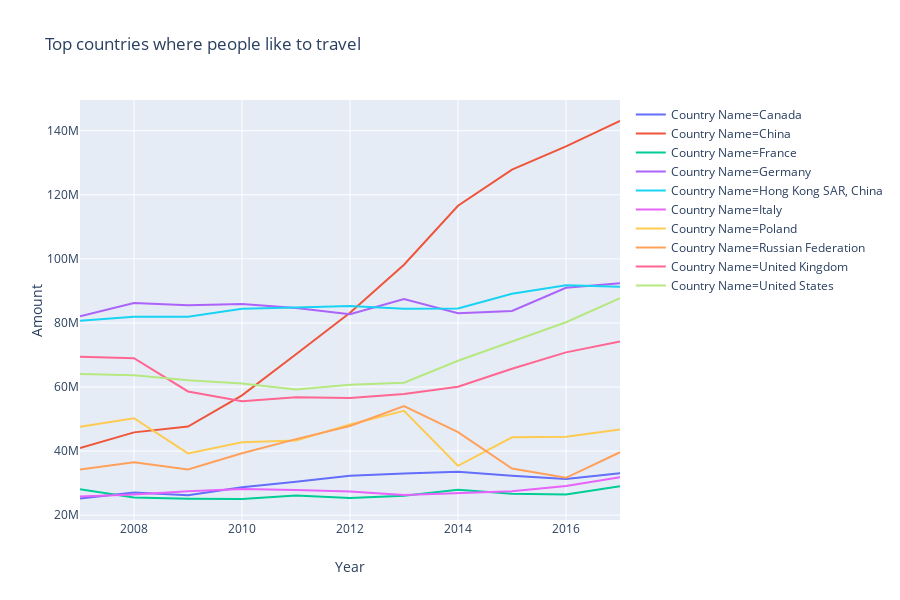

The notebook cell saved with this chart:
### Code cell
#make the line plot for top outbound countries
outbound_top = px.line(top_outbound_data,
                       #x axis column
                       x="Year",
                       #y axis column
                       y="Amount", 
                       color="Country Name", 
                       line_group="Country Name", 
                       hover_name="Country Name",
                       #line type
                       line_shape="linear",
                       title="Top countries where people like to travel")
outbound_top
#plotly.offline.plot(outbound_top, filename="outbound_top")

### Figure 1 — Plotly figure (JSON) as saved in the notebook; plotly's stock layout.template omitted (floating-point values rounded to 4 significant figures)
{"data": [{"hoverlabel": {"namelength": 0}, "hovertemplate": "<b>%{hovertext}</b><br><br>Country Name=Canada<br>Year=%{x}<br>Amount=%{y}", "hovertext": ["Canada", "Canada", "Canada", "Canada", "Canada", "Canada", "Canada", "Canada", "Canada", "Canada", "Canada"], "legendgroup": "Country Name=Canada", "line": {"color": "#636efa", "dash": "solid", "shape": "linear"}, "mode": "lines", "name": "Country Name=Canada", "showlegend": true, "type": "scatter", "uid": "37c2d7bc-7d44-4389-b607-48db0100cdbb", "x": ["2007", "2008", "2009", "2010", "2011", "2012", "2013", "2014", "2015", "2016", "2017"], "xaxis": "x", "y": [25163000, 27034000, 26204000, 28680000, 30450000, 32276000, 32971000, 33518000, 32267000, 31278000, 33060000], "yaxis": "y"}, {"hoverlabel": {"namelength": 0}, "hovertemplate": "<b>%{hovertext}</b><br><br>Country Name=China<br>Year=%{x}<br>Amount=%{y}", "hovertext": ["China", "China", "China", "China", "China", "China", "China", "China", "China", "China", "China"], "legendgroup": "Country Name=China", "line": {"color": "#EF553B", "dash": "solid", "shape": "linear"}, "mode": "lines", "name": "Country Name=China", "showlegend": true, "type": "scatter", "uid": "ebd91645-d42d-4ad6-9b3b-3f91dea9f75c", "x": ["2007", "2008", "2009", "2010", "2011", "2012", "2013", "2014", "2015", "2016", "2017"], "xaxis": "x", "y": [40954000, 45844000, 47656000, 57386000, 70250000, 83182000, 98185000, 116593000, 127860000, 135130000, 143035000], "yaxis": "y"}, {"hoverlabel": {"namelength": 0}, "hovertemplate": "<b>%{hovertext}</b><br><br>Country Name=France<br>Year=%{x}<br>Amount=%{y}", "hovertext": ["France", "France", "France", "France", "France", "France", "France", "France", "France", "France", "France"], "legendgroup": "Country Name=France", "line": {"color": "#00cc96", "dash": "solid", "shape": "linear"}, "mode": "lines", "name": "Country Name=France", "showlegend": true, "type": "scatter", "uid": "65c53972-3c84-4712-ade6-213111a4bc27", "x": ["2007", "2008", "2009", "2010", "2011", "2012", "2013", "2014", "2015", "2016", "2017"], "xaxis": "x", "y": [28103000, 25506000, 25140000, 25041000, 26155000, 25317000, 26062000, 27919000, 26648000, 26483000, 29055000], "yaxis": "y"}, {"hoverlabel": {"namelength": 0}, "hovertemplate": "<b>%{hovertext}</b><br><br>Country Name=Germany<br>Year=%{x}<br>Amount=%{y}", "hovertext": ["Germany", "Germany", "Germany", "Germany", "Germany", "Germany", "Germany", "Germany", "Germany", "Germany", "Germany"], "legendgroup": "Country Name=Germany", "line": {"color": "#ab63fa", "dash": "solid", "shape": "linear"}, "mode": "lines", "name": "Country Name=Germany", "showlegend": true, "type": "scatter", "uid": "44d4adf7-d025-48bb-a25a-260a7ae95313", "x": ["2007", "2008", "2009", "2010", "2011", "2012", "2013", "2014", "2015", "2016", "2017"], "xaxis": "x", "y": [82099000, 86201000, 85547000, 85872000, 84692000, 82729000, 87459000, 83008000, 83737000, 90966000, 92402000], "yaxis": "y"}, {"hoverlabel": {"namelength": 0}, "hovertemplate": "<b>%{hovertext}</b><br><br>Country Name=Hong Kong SAR, China<br>Year=%{x}<br>Amount=%{y}", "hovertext": ["Hong Kong SAR, China", "Hong Kong SAR, China", "Hong Kong SAR, China", "Hong Kong SAR, China", "Hong Kong SAR, China", "Hong Kong SAR, China", "Hong Kong SAR, China", "Hong Kong SAR, China", "Hong Kong SAR, China", "Hong Kong SAR, China", "Hong Kong SAR, China"], "legendgroup": "Country Name=Hong Kong SAR, China", "line": {"color": "#19d3f3", "dash": "solid", "shape": "linear"}, "mode": "lines", "name": "Country Name=Hong Kong SAR, China", "showlegend": true, "type": "scatter", "uid": "df97b621-81d0-48d6-a27f-097ccba397df", "x": ["2007", "2008", "2009", "2010", "2011", "2012", "2013", "2014", "2015", "2016", "2017"], "xaxis": "x", "y": [80682000, 81911000, 81958000, 84442000, 84816000, 85276000, 84414000, 84519000, 89082000, 91758000, 91304000], "yaxis": "y"}, {"hoverlabel": {"namelength": 0}, "hovertemplate": "<b>%{hovertext}</b><br><br>Country Name=Italy<br>Year=%{x}<br>Amount=%{y}", "hovertext": ["Italy", "Italy", "Italy", "Italy", "Italy", "Italy", "Italy", "Italy", "Italy", "Italy", "Italy"], "legendgroup": "Country Name=Italy", "line": {"color": "#e763fa", "dash": "solid", "shape": "linear"}, "mode": "lines", "name": "Country Name=Italy", "showlegend": true, "type": "scatter", "uid": "c08c72c4-ab56-42f5-889c-e6984d2bdbd2", "x": ["2007", "2008", "2009", "2010", "2011", "2012", "2013", "2014", "2015", "2016", "2017"], "xaxis": "x", "y": [25789000, 26464000, 27490000, 28188000, 27831000, 27376000, 26305000, 26862000, 27494000, 29067000, 31805000], "yaxis": "y"}, {"hoverlabel": {"namelength": 0}, "hovertemplate": "<b>%{hovertext}</b><br><br>Country Name=Poland<br>Year=%{x}<br>Amount=%{y}", "hovertext": ["Poland", "Poland", "Poland", "Poland", "Poland", "Poland", "Poland", "Poland", "Poland", "Poland", "Poland"], "legendgroup": "Country Name=Poland", "line": {"color": "#fecb52", "dash": "solid", "shape": "linear"}, "mode": "lines", "name": "Country Name=Poland", "showlegend": true, "type": "scatter", "uid": "7138b72e-ab52-4932-a019-2c06c9748b09", "x": ["2007", "2008", "2009", "2010", "2011", "2012", "2013", "2014", "2015", "2016", "2017"], "xaxis": "x", "y": [47561000, 50243000, 39270000, 42760000, 43270000, 48290000, 52580000, 35400000, 44300000, 44500000, 46700000], "yaxis": "y"}, {"hoverlabel": {"namelength": 0}, "hovertemplate": "<b>%{hovertext}</b><br><br>Country Name=Russian Federation<br>Year=%{x}<br>Amount=%{y}", "hovertext": ["Russian Federation", "Russian Federation", "Russian Federation", "Russian Federation", "Russian Federation", "Russian Federation", "Russian Federation", "Russian Federation", "Russian Federation", "Russian Federation", "Russian Federation"], "legendgroup": "Country Name=Russian Federation", "line": {"color": "#ffa15a", "dash": "solid", "shape": "linear"}, "mode": "lines", "name": "Country Name=Russian Federation", "showlegend": true, "type": "scatter", "uid": "e74f507a-d91b-4feb-9478-ea5686d38e06", "x": ["2007", "2008", "2009", "2010", "2011", "2012", "2013", "2014", "2015", "2016", "2017"], "xaxis": "x", "y": [34285000, 36538000, 34276000, 39323000, 43726000, 47813000, 54069000, 45889000, 34550000, 31659000, 39629000], "yaxis": "y"}, {"hoverlabel": {"namelength": 0}, "hovertemplate": "<b>%{hovertext}</b><br><br>Country Name=United Kingdom<br>Year=%{x}<br>Amount=%{y}", "hovertext": ["United Kingdom", "United Kingdom", "United Kingdom", "United Kingdom", "United Kingdom", "United Kingdom", "United Kingdom", "United Kingdom", "United Kingdom", "United Kingdom", "United Kingdom"], "legendgroup": "Country Name=United Kingdom", "line": {"color": "#ff6692", "dash": "solid", "shape": "linear"}, "mode": "lines", "name": "Country Name=United Kingdom", "showlegend": true, "type": "scatter", "uid": "d1a9a171-f799-480d-8ef7-b6f8fa8f8c76", "x": ["2007", "2008", "2009", "2010", "2011", "2012", "2013", "2014", "2015", "2016", "2017"], "xaxis": "x", "y": [69450000, 69011000, 58614000, 55562000, 56836000, 56538000, 57792000, 60082000, 65720000, 70815000, 74189000], "yaxis": "y"}, {"hoverlabel": {"namelength": 0}, "hovertemplate": "<b>%{hovertext}</b><br><br>Country Name=United States<br>Year=%{x}<br>Amount=%{y}", "hovertext": ["United States", "United States", "United States", "United States", "United States", "United States", "United States", "United States", "United States", "United States", "United States"], "legendgroup": "Country Name=United States", "line": {"color": "#b6e880", "dash": "solid", "shape": "linear"}, "mode": "lines", "name": "Country Name=United States", "showlegend": true, "type": "scatter", "uid": "3bca4ce8-c8c9-4421-b507-db989ca6c8ce", "x": ["2007", "2008", "2009", "2010", "2011", "2012", "2013", "2014", "2015", "2016", "2017"], "xaxis": "x", "y": [64049000, 63653000, 62130000, 61061000, 59209000, 60697000, 61344000, 68185000, 74191000, 80226000, 87703000], "yaxis": "y"}], "layout": {"grid": {"xaxes": ["x"], "xgap": 0.1, "xside": "bottom", "yaxes": ["y"], "ygap": 0.1, "yside": "left"}, "height": 600, "legend": {"tracegroupgap": 0}, "title": {"text": "Top countries where people like to travel"}, "xaxis": {"title": {"text": "Year"}}, "yaxis": {"title": {"text": "Amount"}}}}
